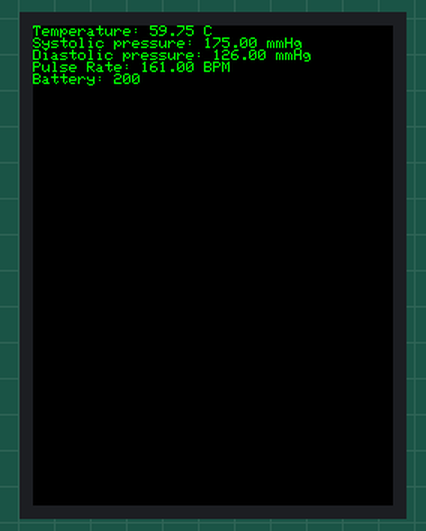
Simulated run of this sketch. Board: Arduino Uno, built with avr-gcc and run on an emulated ATmega328P. Shown: 240×320 colour display. What the sketch prints to the serial monitor is not drawn.

Above: at 0.4 s.
At 5.6 s:
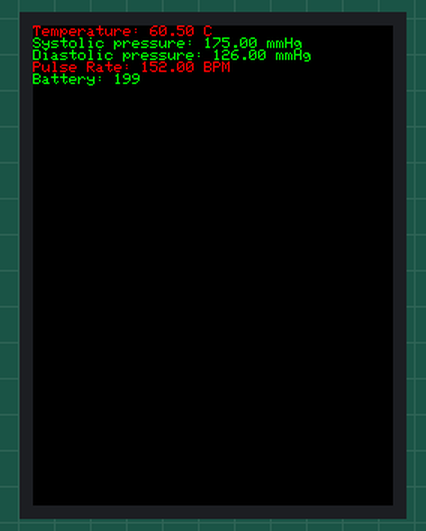
At 10.8 s:
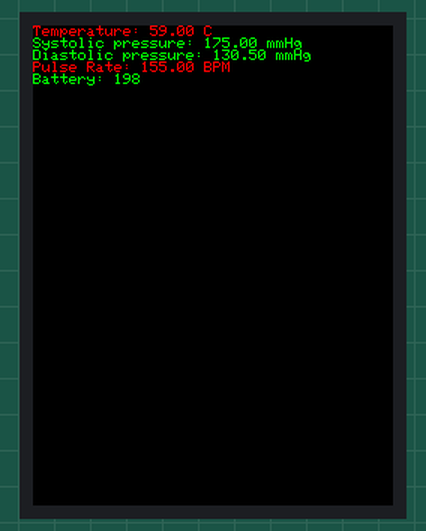
At 31.5 s:
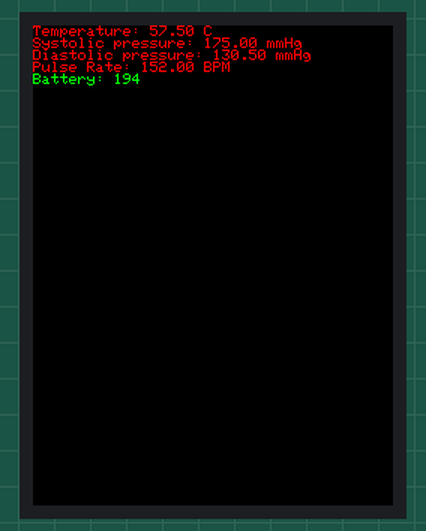
At 36.6 s:
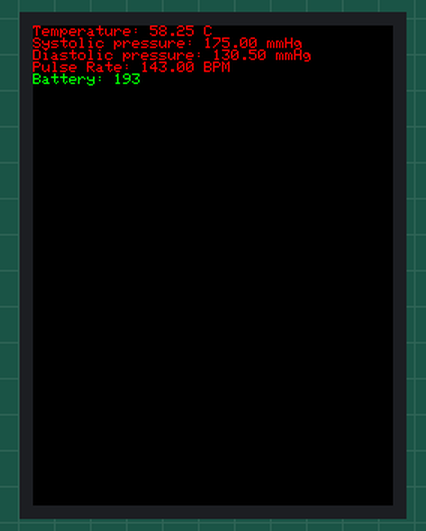

Measured:
- what the display in image 0 shows lasts 5.1 s, from 0.4 s to 5.5 s

The sketch:

lab2_2.ino
```cpp
// IMPORTANT: ELEGOO_TFTLCD LIBRARY MUST BE SPECIFICALLY
// CONFIGURED FOR EITHER THE TFT SHIELD OR THE BREAKOUT BOARD.
// SEE RELEVANT COMMENTS IN Elegoo_TFTLCD.h FOR SETUP.

/* One issue, it crash after running 152 seconds,
 *  that is in the middle of battery goes from 48 tp 47. It stops
 *  and start printing "TFT LCD test, TFT size is 240x320",
 *  and looping the setup() without delay.
*/

#include <stdio.h>
#include <stdbool.h> // for Boolean type
#include <stdlib.h>
#include <Elegoo_GFX.h>    // Core graphics library
#include <Elegoo_TFTLCD.h> // Hardware-specific library


int unoCounter = 0; // global counter

// The control pins for the LCD can be assigned to any digital or
// analog pins...but we'll use the analog pins as this allows us to
// double up the pins with the touch screen (see the TFT paint example).
#define LCD_CS A3 // Chip Select goes to Analog 3
#define LCD_CD A2 // Command/Data goes to Analog 2
#define LCD_WR A1 // LCD Write goes to Analog 1
#define LCD_RD A0 // LCD Read goes to Analog 0

#define LCD_RESET A4 // Can alternately just connect to Arduino's reset pin

// When using the BREAKOUT BOARD only, use these 8 data lines to the LCD:
// For the Arduino Uno, Duemilanove, Diecimila, etc.:
//   D0 connects to digital pin 8  (Notice these are
//   D1 connects to digital pin 9   NOT in order!)
//   D2 connects to digital pin 2
//   D3 connects to digital pin 3
//   D4 connects to digital pin 4
//   D5 connects to digital pin 5
//   D6 connects to digital pin 6
//   D7 connects to digital pin 7
// For the Arduino Mega, use digital pins 22 through 29
// (on the 2-row header at the end of the board).

// Assign human-readable names to some common 16-bit color values:
#define BLACK   0x0000
#define BLUE    0x001F
#define RED     0xF800
#define GREEN   0x07E0
#define CYAN    0x07FF
#define MAGENTA 0xF81F
#define YELLOW  0xFFE0
#define WHITE   0xFFFF

Elegoo_TFTLCD tft(LCD_CS, LCD_CD, LCD_WR, LCD_RD, LCD_RESET);
// If using the shield, all control and data lines are fixed, and
// a simpler declaration can optionally be used:
// Elegoo_TFTLCD tft;

// =======Structs=========
struct TaskStruct {
    void (*task)(void *);

    void *taskDataPtr;
};
typedef struct TaskStruct TCB;

struct MeasureData {
  unsigned int *temperatureRaw;
  unsigned int *systolicPressRaw;
  unsigned int *diastolicPressRaw;
  unsigned int *pulseRateRaw;
};

struct ComputeData {
  unsigned int *temperatureRaw;
  unsigned int *systolicPressRaw;
  unsigned int *diastolicPressRaw;
  unsigned int *pulseRateRaw;
  double*temperatureCorrected;
  double*systolicPressCorrected;
  double*diastolicPressCorrected;
  double*pulseRateCorrected;
};

struct DisplayData {
  double*temperatureCorrected;
  double*systolicPressCorrected;
  double*diastolicPressCorrected;
  double*pulseRateCorrected;
  unsigned short *batteryState;
};

struct WarningAlarmData {
  unsigned int *temperatureRaw;
  unsigned int *systolicPressRaw;
  unsigned int *diastolicPressRaw;
  unsigned int *pulseRateRaw;
  unsigned short *batteryState;
};

struct StatusData {
  unsigned short *batteryState;
};

//=====initial value=====
// captilized intial to distinguish from mem of data struct

unsigned int TemperatureRaw;
unsigned int SystolicPressRaw;
unsigned int DiastolicPressRaw; //
unsigned int PulseRateRaw;

double TemperatureCorrected;
double SystolicPressCorrected;
double DiastolicPressCorrected;
double PulseRateCorrected;

unsigned short BatteryState;

unsigned char BpOutOfRange;
unsigned char TempOutOfRange;
unsigned char PulseOutOfRange;

bool BpHigh;
bool TempHigh;
bool PulseLow;
bool batteryOut;

//====tasks.h ========
void M(void *MData);
void C(void *CData);
void D(void *DData);
void W(void *WData);
void S(void *SData);
//==================
MeasureData measure;
ComputeData compute;
DisplayData displaydata;
WarningAlarmData warningdata;
StatusData statusdata;


// Delay for 100ms and update counter/time on peripheral system
void updateCounter(void) {
    delay(1000);
    unoCounter++;

}
//+++++++
TCB tasksArray[6];

void setup(void) {
    Serial.begin(9600); //Sets baud rate to 9600
    Serial.println(F("TFT LCD test")); //Prints to serial monitor

    //prints out tft size
    Serial.print("TFT size is ");
    Serial.print(tft.width());
    Serial.print("x");
    Serial.println(tft.height());

    tft.reset();
    tft.setTextSize(2);
    //prints out the current LCD driver version
    uint16_t identifier = tft.readID();
    if (identifier == 0x9325) {
        Serial.println(F("Found ILI9325 LCD driver"));
    } else if (identifier == 0x9328) {
        Serial.println(F("Found ILI9328 LCD driver"));
    } else if (identifier == 0x4535) {
        Serial.println(F("Found LGDP4535 LCD driver"));
    } else if (identifier == 0x7575) {
        Serial.println(F("Found HX8347G LCD driver"));
    } else if (identifier == 0x9341) {
        Serial.println(F("Found ILI9341 LCD driver"));
    } else if (identifier == 0x8357) {
        Serial.println(F("Found HX8357D LCD driver"));
    } else if (identifier == 0x0101) {
        identifier = 0x9341;
        Serial.println(F("Found 0x9341 LCD driver"));
    } else if (identifier == 0x1111) {
        identifier = 0x9328;
        Serial.println(F("Found 0x9328 LCD driver"));
    } else { //prints to serial monitor if wiring is bad or unknown LCD driver
        Serial.print(F("Unknown LCD driver chip: "));
        Serial.println(identifier, HEX);
        Serial.println(F("If using the Elegoo 2.8\" TFT Arduino shield, the line:"));
        Serial.println(F("  #define USE_Elegoo_SHIELD_PINOUT"));
        Serial.println(F("should appear in the library header (Elegoo_TFT.h)."));
        Serial.println(F("If using the breakout board, it should NOT be #defined!"));
        Serial.println(F("Also if using the breakout, double-check that all wiring"));
        Serial.println(F("matches the tutorial."));
        identifier = 0x9328;

    }
    tft.begin(identifier);
    tft.fillScreen(BLACK);

    // Initi
    TemperatureRaw = 75;
    SystolicPressRaw = 80;
    DiastolicPressRaw = 80;
    PulseRateRaw = 50;

    BatteryState = 200;

    BpHigh = false;
    TempHigh = false;
    PulseLow = false;
    batteryOut = false;


    //=====
    TCB MeasureTask;
    MeasureTask.taskDataPtr = (void *) &measure;
    MeasureTask.task = &M;
    measure.temperatureRaw = &TemperatureRaw;
    measure.systolicPressRaw = &SystolicPressRaw;
    measure.diastolicPressRaw = &DiastolicPressRaw; //
    measure.pulseRateRaw = &PulseRateRaw;

    TCB ComputeTask;
    ComputeTask.taskDataPtr = (void *) &compute;
    ComputeTask.task = &C;
    compute.temperatureRaw = &TemperatureRaw;
    compute.systolicPressRaw = &SystolicPressRaw;
    compute.diastolicPressRaw = &DiastolicPressRaw;
    compute.pulseRateRaw = &PulseRateRaw;
    compute.temperatureCorrected = &TemperatureCorrected;
    compute.systolicPressCorrected = &SystolicPressCorrected;
    compute.diastolicPressCorrected = &DiastolicPressCorrected;
    compute.pulseRateCorrected = &PulseRateCorrected;

    TCB DisplayTask;
    DisplayTask.taskDataPtr = (void *) &displaydata;
    DisplayTask.task = &D;
    displaydata.temperatureCorrected = &TemperatureCorrected;
    displaydata.systolicPressCorrected = &SystolicPressCorrected;
    displaydata.diastolicPressCorrected = &DiastolicPressCorrected;
    displaydata.pulseRateCorrected = &PulseRateCorrected;
    displaydata.batteryState = &BatteryState;

    TCB WarningAlarmTask;
    WarningAlarmTask.taskDataPtr = (void *)&warningdata;
    WarningAlarmTask.task = &W;
    warningdata.temperatureRaw = &TemperatureRaw;
    warningdata.systolicPressRaw = &SystolicPressRaw;
    warningdata.diastolicPressRaw = &DiastolicPressRaw;
    warningdata.pulseRateRaw = &PulseRateRaw;
    warningdata.batteryState = &BatteryState;

    TCB StatusTask;
    StatusTask.taskDataPtr = (void *)&statusdata;
    StatusTask.task = &S;
    statusdata.batteryState = &BatteryState;

    /* SCHEDULE */
    tasksArray[0] = MeasureTask;
    tasksArray[1] = ComputeTask;
    tasksArray[2] = DisplayTask;
    tasksArray[3] = WarningAlarmTask;
    tasksArray[4] = StatusTask;
    // tasksArray[5] = NullTask;
}

void loop(void) {
    for(int i = 0; i < 5; i++) { // QUEUE
        //unsigned long StartTime = millis();
        tasksArray[i].task(tasksArray[i].taskDataPtr);
        //unsigned long CurrentTime = millis();
        //unsigned long ElapsedTime = CurrentTime - StartTime;
        //Serial.print("Time taken for task " + (String)i + ": ");
        //Serial.println(ElapsedTime);
    }
    updateCounter();
    Serial.println(unoCounter);
}
//
//void loop() {
//    TCB *taskQueue[6];
//    taskQueue[0] = &MeasureTask;
//    taskQueue[1] = &ComputeTask;
//    taskQueue[2] = &DisplayTask;
//    taskQueue[3] = &WarningAlarmTask;
//    taskQueue[4] = &StatusTask;
//    taskQueue[5] = 0x0;
//    schedule(taskQueue);
//}

//void schedule(TCB *taskQueue[6]) {
//  unsigned int currentTask = 0;
//  while (1) {
//    while(currentTask < 6) {
//      TCB *curr = taskQueue[currentTask];
//      // execute each task except the one we use to place hold.
//      if (curr!=0x0) {
//        curr->task(curr->taskDataPtr); // call task function, takes data pointer for parameter.
//      }
//      currentTask++; // to next task
//    }
//    currentTask = 0; //reset
//  }
//
//}

//======= tasks.c==========
void M (void *MData) {
  static unsigned int tempChange[2];
  static unsigned int pulseChange[2];
  static bool systolicComplete = false;
  static bool diastolicComplete = false;

  if (unoCounter % 5 == 0) {
    static int callCounter = 0;
    MeasureData *data = (MeasureData *)MData;

    //temp++++
    if (*(data->temperatureRaw) > 50) {
      tempChange[0] = -2;
      tempChange[1] = 1;
    } else if (*(data->temperatureRaw) < 15) {
      tempChange[0] = 2;
      tempChange[1] = -1;
    }

    if (callCounter % 2 == 0) {
      *(data->temperatureRaw) += tempChange[0];
    } else {
      *(data->temperatureRaw) += tempChange[1];
    }

    // systolic+++++++
    if (*(data->systolicPressRaw) > 100) {
      systolicComplete = true;

    }
    if (!systolicComplete) {
      if (callCounter % 2 == 0) {
        *(data->systolicPressRaw) += 3;
      } else {
        *(data->systolicPressRaw)--;
      }
    }

    // diastolic +++++
    if (*(data->diastolicPressRaw) < 40) {
      diastolicComplete = true;
      if (systolicComplete) {
        systolicComplete = false;
        systolicComplete = false;
        *(data->diastolicPressRaw) = 80;
        *(data->systolicPressRaw) = 80;

      }
    }

    if (!diastolicComplete) {
      if (callCounter % 2 == 0) {
//        Serial.print("show1:");
//        Serial.println(*(data->temperatureRaw));
        *(data->diastolicPressRaw) --;
        *(data->diastolicPressRaw) --;
//        Serial.print("show2:");
//        Serial.println(*(data->temperatureRaw));

      } else {
        *(data->diastolicPressRaw)++;
      }
    }

    // Pulse Rate
    if (*(data->pulseRateRaw) > 40) {
      pulseChange[0] = 1;
      pulseChange[1] = -3;
    } else if (*(data->pulseRateRaw) < 15) {
      pulseChange[0] = -1;
      pulseChange[1] = 3;
    }

    if (callCounter % 2 == 0) {
      *(data->pulseRateRaw) += pulseChange[0];

    } else {
      *(data->pulseRateRaw) += pulseChange[1];
    }

    callCounter++; // update called times
    Serial.print("Overall Temperature: ");
    Serial.println(*(data->temperatureRaw));


  }
}

void C(void *Cdata) {
  if (unoCounter % 5 == 0) {
    ComputeData *data = (ComputeData *)Cdata;
    *(data->temperatureCorrected) =  5 + 0.75 * (*(data->temperatureRaw));
    *(data->systolicPressCorrected) = 9 + 2.0 * (*(data->systolicPressRaw));
    *(data->diastolicPressCorrected) = 6 + 1.5 * (*(data->diastolicPressRaw));
    *(data->pulseRateCorrected) = 8 + 3.0 * (*(data->pulseRateRaw));
  }
}

void D(void *DData) {
  if (unoCounter % 5 == 0) {
    DisplayData *data = (DisplayData *)DData;
    // testing on monitor
    Serial.println("Temperature: " + String(*(data->temperatureCorrected)));
    Serial.println("Systolic pressure: " + String(*(data->systolicPressCorrected)));
    Serial.println("Diastolic pressure: " + String(*(data->diastolicPressCorrected)));
    Serial.println("Pulse rate: " + String(*(data->pulseRateCorrected)));
    Serial.println("Battery: " + String(*(data->batteryState)));
    //
    tft.fillScreen(BLACK);
    tft.setTextSize(1);
    tft.setCursor(0,0);
    TempHigh ? tft.setTextColor(RED) : tft.setTextColor(GREEN);
    tft.println("Temperature: " + String(*(data->temperatureCorrected)) + " C");

    BpHigh ? tft.setTextColor(RED) : tft.setTextColor(GREEN);
    tft.println("Systolic pressure: " + String(*(data->systolicPressCorrected)) + " mmHg");
    tft.println("Diastolic pressure: " +String(*(data->diastolicPressCorrected)) + " mmHg");

    PulseLow ? tft.setTextColor(RED) : tft.setTextColor(GREEN);
    tft.println("Pulse Rate: " + String(*(data->pulseRateCorrected)) + " BPM");

    batteryOut ? tft.setTextColor(RED) : tft.setTextColor(GREEN);
    tft.println("Battery: " + String(*(data->batteryState)));
  }
}

void W(void *WData) {
  WarningAlarmData *data = (WarningAlarmData *)WData;

  //temp instead of double we use int here for simplicity
  if (*(data->temperatureRaw) < 36 || *(data->temperatureRaw) > 37) {
    TempHigh = true;
  }

  // sys
  if (*(data->systolicPressRaw) != 120 && *(data->diastolicPressRaw) != 80) {
    BpHigh = true;
  }

  // pulse
  if (*(data->pulseRateRaw) < 60 || *(data->pulseRateRaw) > 100) {
    PulseLow = true;
  }

  // battery
  if (*(data->batteryState) < 40) {
    batteryOut = true;
  }

}

void S(void *SData) {
  if (unoCounter % 5 == 0) {
    StatusData *data = (StatusData *)SData;
    *(data->batteryState) -= 1;
  }
}
//=================
```
